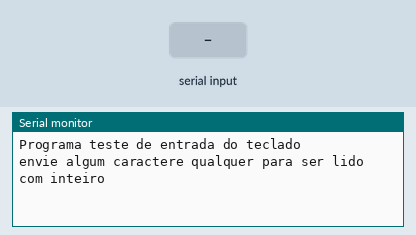
A sketch run on a simulated Arduino Uno, built with avr-gcc and run on an emulated ATmega328P. Shown: the last lines printed to the serial monitor. The test bench sets the inputs (shaded band).

Above: at 1.2 s.
1.3 s: byte 30 received over Serial
At 2.1 s:
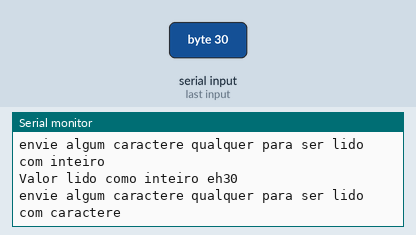
2.8 s: byte 90 received over Serial
At 3.2 s:
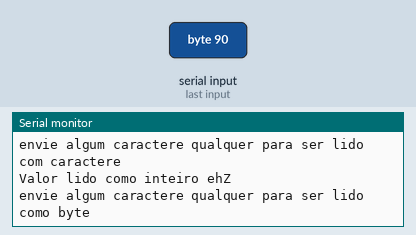
4.3 s: byte 120 received over Serial
At 4.4 s:
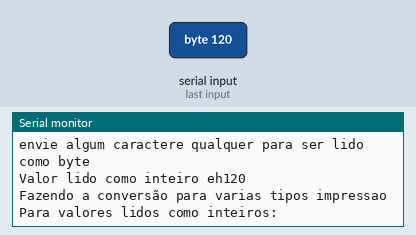

Measured:
- after the input at 1.3 s, the serial monitor: prints a new line at once (image 1)
- after the input at 2.8 s, the serial monitor: prints a new line at once (image 2)
- after the input at 4.3 s, the serial monitor: prints a new line at once (image 3)

The sketch:

Leitura_e_escrita_SERIAL_Reduzido.ino
```cpp
/*
GME - Grupo de Metodos Eletroforéticos
Instituto de Quimica - UFG

Código escrito para colher strings pela serial e imprimir na serial varios tipos de variaveis.

criado   Jan 2015
por Wanderson D. Lopes
modificado set 2022
por Wanderson D. Lopes
*/


void setup() {
  Serial.begin(9600);
  Serial.print("Programa teste de entrada do teclado\n");

}

void loop() {
  Serial.println("envie algum caractere qualquer para ser lido com inteiro");
  while(!Serial.available()){}
  int i = Serial.read();
  Serial.print("Valor lido como inteiro eh");
  Serial.println(i);
  Serial.println("envie algum caractere qualquer para ser lido com caractere");
  while(!Serial.available()){}
  char c = Serial.read();
  Serial.print("Valor lido como inteiro eh");
  Serial.println(c);
  Serial.println("envie algum caractere qualquer para ser lido como byte");
  while(!Serial.available()){}
  byte b = Serial.read();
  Serial.print("Valor lido como inteiro eh");
  Serial.println(b);
  Serial.println();
  Serial.println("Fazendo a conversão para varias tipos impressao");
  Serial.println("Para valores lidos como inteiros:");
  Serial.print("impressao normal: ");
  Serial.println(i);
  Serial.print("impressao decimal: ");
  Serial.println(i,DEC);
  Serial.print("impressao binaria: ");
  Serial.println(i,BIN);
  Serial.print("impressao hexadecimal: ");
  Serial.println(i,HEX);
  Serial.print("impressao octal: ");
  Serial.println(i,OCT);
  Serial.println();
  Serial.println("Para valores lidos como caractere:");
  Serial.print("impressao normal: ");
  Serial.println(c);
  Serial.print("impressao decimal: ");
  Serial.println(c,DEC);
  Serial.print("impressao binaria: ");
  Serial.println(c,BIN);
  Serial.print("impressao hexadecimal: ");
  Serial.println(c,HEX);
  Serial.print("impressao octal: ");
  Serial.println(c,OCT);
  Serial.println();
  Serial.println("Para valores lidos como binarios:");
  Serial.print("impressao normal: ");
  Serial.println(i);
  Serial.print("impressao decimal: ");
  Serial.println(i,DEC);
  Serial.print("impressao binaria: ");
  Serial.println(i,BIN);
  Serial.print("impressao hexadecimal: ");
  Serial.println(i,HEX);
  Serial.print("impressao octal: ");
  Serial.println(i,OCT);
  Serial.println();
  Serial.println();
  Serial.println();
  Serial.println();
}
```
